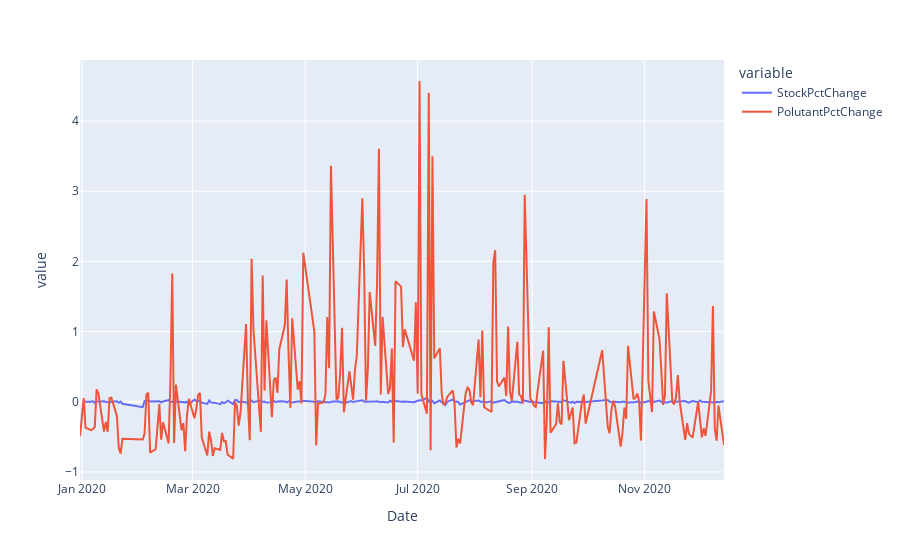

This figure's notebook cell:
### Code cell
# fig = px.line(df_india_concat)
# fig.show()

### Figure 1 — Plotly figure (JSON) as saved in the notebook; plotly's stock layout.template omitted (floating-point values rounded to 4 significant figures; data arrays with more than 128 entries replaced by an {"elided": "..."} marker saying what was removed)
{"data": [{"hovertemplate": "variable=StockPctChange<br>Date=%{x}<br>value=%{y}<extra></extra>", "legendgroup": "StockPctChange", "line": {"color": "#636efa", "dash": "solid"}, "mode": "lines", "name": "StockPctChange", "orientation": "v", "showlegend": true, "type": "scatter", "x": {"elided": "231 str values"}, "xaxis": "x", "y": {"elided": "231 float values"}, "yaxis": "y"}, {"hovertemplate": "variable=PolutantPctChange<br>Date=%{x}<br>value=%{y}<extra></extra>", "legendgroup": "PolutantPctChange", "line": {"color": "#EF553B", "dash": "solid"}, "mode": "lines", "name": "PolutantPctChange", "orientation": "v", "showlegend": true, "type": "scatter", "x": {"elided": "231 str values"}, "xaxis": "x", "y": {"elided": "231 float values"}, "yaxis": "y"}], "layout": {"legend": {"title": {"text": "variable"}, "tracegroupgap": 0}, "margin": {"t": 60}, "xaxis": {"anchor": "y", "domain": [0, 1], "title": {"text": "Date"}}, "yaxis": {"anchor": "x", "domain": [0, 1], "title": {"text": "value"}}}}
